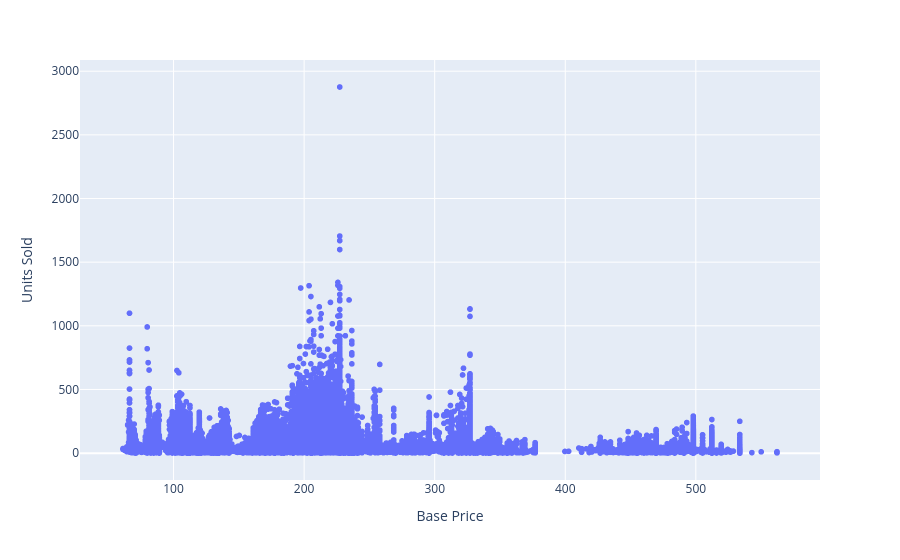

Notebook code cell kept with this figure:
### Code cell
scatter(df_final, x="Base Price", y="Units Sold")

### Figure 1 — Plotly figure (JSON) as saved in the notebook; plotly's stock layout.template omitted (floating-point values rounded to 4 significant figures; data arrays with more than 128 entries replaced by an {"elided": "..."} marker saying what was removed)
{"data": [{"hovertemplate": "Base Price=%{x}<br>Units Sold=%{y}<extra></extra>", "legendgroup": "", "marker": {"color": "#636efa", "symbol": "circle"}, "mode": "markers", "name": "", "showlegend": false, "type": "scattergl", "x": {"elided": "150149 float values"}, "xaxis": "x", "y": {"elided": "150149 int values"}, "yaxis": "y"}], "layout": {"legend": {"tracegroupgap": 0}, "margin": {"t": 60}, "xaxis": {"anchor": "y", "domain": [0, 1], "title": {"text": "Base Price"}}, "yaxis": {"anchor": "x", "domain": [0, 1], "title": {"text": "Units Sold"}}}}
